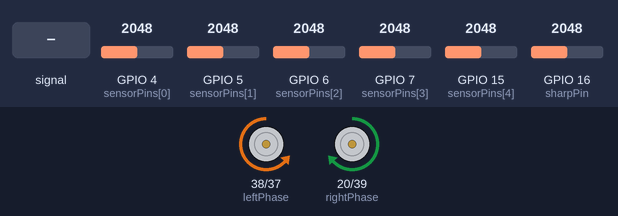
A sketch run on a simulated ESP32-S3. Shown: direction and speed pins drawn as motors (green arrow = direction pin HIGH = forward, orange = LOW = backward, longer = more drive). The inputs (shaded band) are chosen by the test bench; at power-on: GPIO 4 (sensorPins[0]) = 2048, GPIO 5 (sensorPins[1]) = 2048, GPIO 16 (sharpPin) = 2048, GPIO 7 (sensorPins[3]) = 2048, GPIO 6 (sensorPins[2]) = 2048, GPIO 15 (sensorPins[4]) = 2048 (analog values on the 0–4095 scale).

Above: at 1.4 s.
1.5 s: GPIO 16 (sharpPin) fed a 200 Hz sine of ±1842 counts around its level
At 1.76 s:
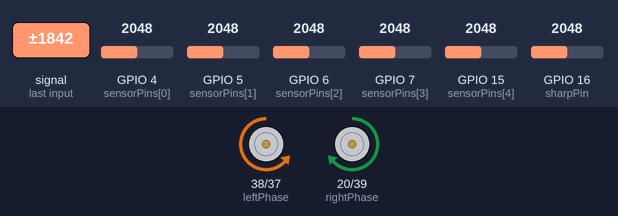
4.5 s: GPIO 4 (sensorPins[0]) set to 210
7.5 s: GPIO 5 (sensorPins[1]) set to 210
10.5 s: GPIO 16 (sharpPin) set to 2866
At 11.3 s:
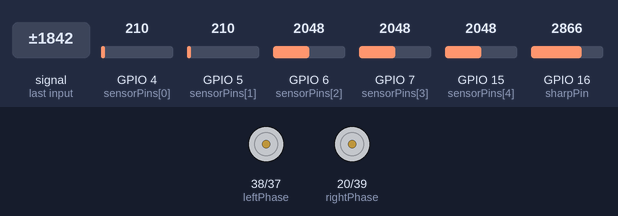
12.0 s: GPIO 16 (sharpPin) fed a 1000 Hz sine of ±1023 counts around its level
At 14.81 s:
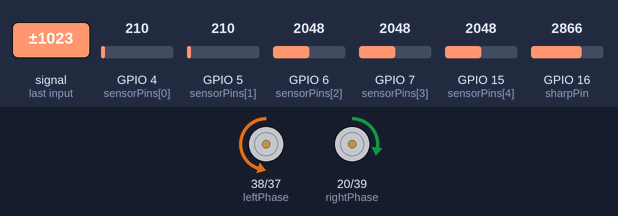
15.0 s: GPIO 7 (sensorPins[3]) set to 210
At 15.48 s:
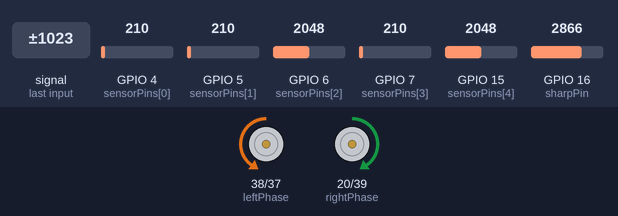
Timing chart, 0 to 19.0 s (numbered marks = the images above; inputs shaded):
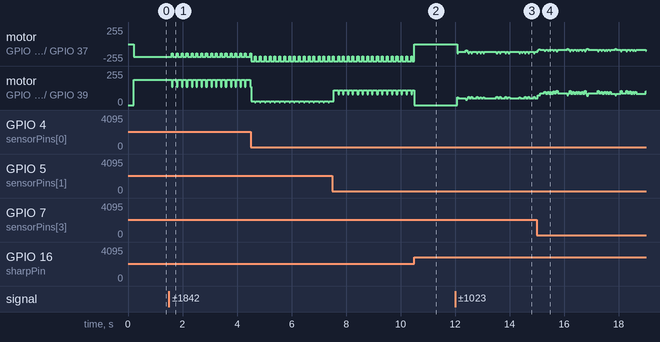

Measured:
- after the input at 1.5 s, motor on GPIO 38 (leftPhase) / GPIO 37 (leftPWM): alternates backward 189/255 for 0.14 s and backward 136/255 for 0.04 s, starting after 0.10 s; motor on GPIO 20 (rightPhase) / GPIO 39 (rightPWM): alternates forward 189/255 for 0.14 s and forward 136/255 for 0.04 s, starting after 0.10 s

The sketch:

line_follower_sensor.ino
```cpp
// ===============================
// 5-SENSOR WHITE LINE FOLLOWER
// ESP32-S3 DevKit + DRV8835 + Sharp GP2Y0A41SK0F
// Stops if distance <= 5cm, moves again if > 5cm
// ===============================

// -------- Line sensor pins (LEFT → RIGHT) --------
// Must be ADC-capable pins on ESP32-S3 (GPIO 1..20)
int sensorPins[5] = {4, 5, 6, 7, 15};
int sensorValues[5];

// -------- Motor driver pins --------
int leftPWM    = 37;
int leftPhase  = 38;
int rightPWM   = 39;
int rightPhase = 20;

// -------- Sharp distance sensor --------
const int sharpPin = 16;   // ADC pin (GPIO 1..20 on ESP32-S3) - change if needed
const int STOP_CM  = 5;   // stop when distance <= 5cm

// -------- Tuning values --------
int threshold = 250;  // white < threshold
int baseSpeed = 190;  // forward speed
int Kp = 80;          // steering strength

// -------- PWM settings --------
const uint32_t PWM_FREQ_HZ  = 20000;
const uint8_t  PWM_RES_BITS = 8;   // duty 0..255

// ===============================
void setup() {
  Serial.begin(9600);
  delay(200);

  analogReadResolution(12); // 0..4095

  pinMode(leftPhase, OUTPUT);
  pinMode(rightPhase, OUTPUT);

  // ESP32 core (new LEDC API): attach PWM to pins
  ledcAttach(leftPWM,  PWM_FREQ_HZ, PWM_RES_BITS);
  ledcAttach(rightPWM, PWM_FREQ_HZ, PWM_RES_BITS);

  pinMode(sharpPin, INPUT);
}

// ===============================
void loop() {
  readSensors();

  int d = readSharpDistanceCM();
  if (d <= STOP_CM) {
    setMotors(0, 0);
    return; // stays stopped until distance becomes > 5cm
  }

  followLine();
}

// ===============================
// Read all 5 line sensors
void readSensors() {
  for (int i = 0; i < 5; i++) {
    sensorValues[i] = analogRead(sensorPins[i]);
  }
}

// ===============================
// Sharp sensor helpers
int readSharpRawAvg() {
  const int N = 10;
  long sum = 0;
  for (int i = 0; i < N; i++) {
    sum += analogRead(sharpPin);
    delayMicroseconds(200);
  }
  return (int)(sum / N);
}

int readSharpDistanceCM() {
  int raw = readSharpRawAvg();
  float v = (raw / 4095.0f) * 3.3f;

  // Approx inverse model for GP2Y0A41 (best ~4–30cm)
  float cm = 30.0f;
  if (v > 0.12f) cm = 12.08f / (v - 0.11f);

  if (cm < 4.0f)  cm = 4.0f;
  if (cm > 30.0f) cm = 30.0f;

  return (int)(cm + 0.5f);
}

// ===============================
// Calculate line position error
int getLineError() {
  int weights[5] = {-2, -1, 0, 1, 2};
  int sum = 0, count = 0;

  for (int i = 0; i < 5; i++) {
    if (sensorValues[i] < threshold) { // white detected
      sum += weights[i];
      count++;
    }
  }

  if (count == 0) return 100; // line lost
  return sum / count;
}

// ===============================
// Control motors (new LEDC API)
void setMotors(int leftSpeed, int rightSpeed) {
  digitalWrite(leftPhase,  leftSpeed >= 0 ? LOW  : HIGH);
  digitalWrite(rightPhase, rightSpeed >= 0 ? HIGH : LOW);

  int l = constrain(abs(leftSpeed),  0, 255);
  int r = constrain(abs(rightSpeed), 0, 255);

  ledcWrite(leftPWM,  (uint32_t)l);
  ledcWrite(rightPWM, (uint32_t)r);
}

// ===============================
// Line following logic
void followLine() {
  int error = getLineError();

  if (error == 100) {
    // safer to stop if line lost
    setMotors(190, 190);
    return;
  }

  int correction = Kp * error;

  int leftSpeed  = baseSpeed - correction;
  int rightSpeed = baseSpeed + correction;

  leftSpeed  = constrain(leftSpeed,  0, 255);
  rightSpeed = constrain(rightSpeed, 0, 255);

  setMotors(leftSpeed, rightSpeed);
}
```
